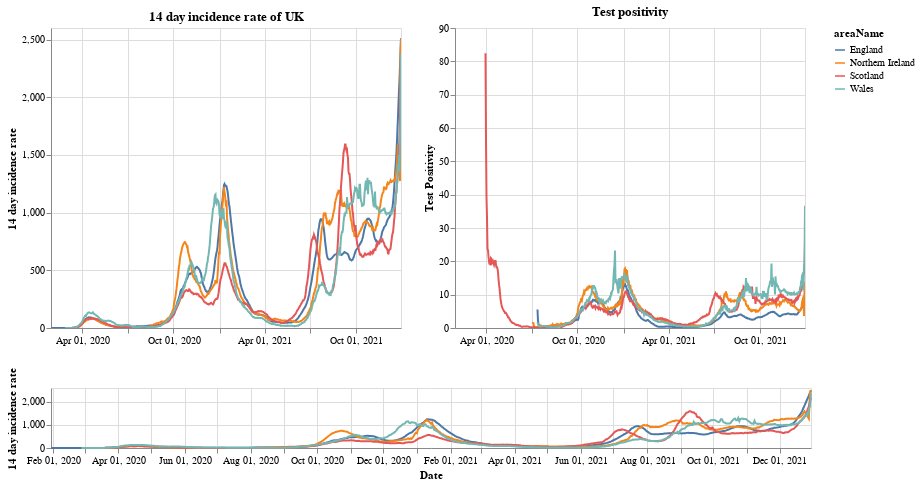

Notebook code cell kept with this figure:
### Markdown cell above
# Plots

First a plot with each country in the UK. The top right shows the positivity rate for (which is the percentage of registered tests which were positive) while the top left is the 14 day incidence rate. The bottom chart can be used to select the timeframe (does not work on a mobile device).

### Code cell
#collapse
brush = alt.selection(type='interval', name='DateBrush',encodings=['x'],fields=['Time'])
leg_selection = alt.selection_multi(fields=['areaName'], bind='legend')

base = alt.Chart(uk_cases).mark_line().encode(
    x=alt.X("yearmonthdate(date):T", axis=alt.Axis(title='Date')),
    y=alt.Y("twoWeeklyCasesRate:Q", axis=alt.Axis(title='14 day incidence rate')),
    tooltip=['areaName', 'date','twoWeeklyCasesRate', 'testPositivity'],
    color='areaName',
    opacity=alt.condition(leg_selection, alt.value(2), alt.value(0.1))
).add_selection(leg_selection).properties(width=350)

upper = base.encode(alt.X('yearmonthdate(date):T', axis=alt.Axis(title=''),
                         scale=alt.Scale(domain=brush))
                   ).properties(title=f'14 day incidence rate of UK')
upper_right = upper.encode(alt.Y('testPositivity:Q', axis=alt.Axis(title='Test Positivity'))).properties(title='Test positivity')
lower = base.properties(height=60, width = 760).add_selection(brush)

(upper | upper_right) & lower

### Figure 1 — Vega-Lite specification as saved in the notebook (floating-point values rounded to 4 significant figures; data arrays with more than 128 entries replaced by an {"elided": "..."} marker saying what was removed)
{"config": {"view": {"continuousWidth": 400, "continuousHeight": 300}}, "vconcat": [{"hconcat": [{"mark": "line", "encoding": {"color": {"type": "nominal", "field": "areaName"}, "opacity": {"condition": {"value": 2, "selection": "selector001"}, "value": 0.1}, "tooltip": [{"type": "nominal", "field": "areaName"}, {"type": "temporal", "field": "date"}, {"type": "quantitative", "field": "twoWeeklyCasesRate"}, {"type": "quantitative", "field": "testPositivity"}], "x": {"type": "temporal", "axis": {"title": ""}, "field": "date", "scale": {"domain": {"selection": "DateBrush"}}, "timeUnit": "yearmonthdate"}, "y": {"type": "quantitative", "axis": {"title": "14 day incidence rate"}, "field": "twoWeeklyCasesRate"}}, "selection": {"selector001": {"type": "multi", "fields": ["areaName"], "bind": "legend"}}, "title": "14 day incidence rate of UK", "width": 350}, {"mark": "line", "encoding": {"color": {"type": "nominal", "field": "areaName"}, "opacity": {"condition": {"value": 2, "selection": "selector001"}, "value": 0.1}, "tooltip": [{"type": "nominal", "field": "areaName"}, {"type": "temporal", "field": "date"}, {"type": "quantitative", "field": "twoWeeklyCasesRate"}, {"type": "quantitative", "field": "testPositivity"}], "x": {"type": "temporal", "axis": {"title": ""}, "field": "date", "scale": {"domain": {"selection": "DateBrush"}}, "timeUnit": "yearmonthdate"}, "y": {"type": "quantitative", "axis": {"title": "Test Positivity"}, "field": "testPositivity"}}, "selection": {"selector001": {"type": "multi", "fields": ["areaName"], "bind": "legend"}}, "title": "Test positivity", "width": 350}]}, {"mark": "line", "encoding": {"color": {"type": "nominal", "field": "areaName"}, "opacity": {"condition": {"value": 2, "selection": "selector001"}, "value": 0.1}, "tooltip": [{"type": "nominal", "field": "areaName"}, {"type": "temporal", "field": "date"}, {"type": "quantitative", "field": "twoWeeklyCasesRate"}, {"type": "quantitative", "field": "testPositivity"}], "x": {"type": "temporal", "axis": {"title": "Date"}, "field": "date", "timeUnit": "yearmonthdate"}, "y": {"type": "quantitative", "axis": {"title": "14 day incidence rate"}, "field": "twoWeeklyCasesRate"}}, "height": 60, "selection": {"selector001": {"type": "multi", "fields": ["areaName"], "bind": "legend"}, "DateBrush": {"type": "interval", "encodings": ["x"], "fields": ["Time"]}}, "width": 760}], "data": {"name": "data-c27be9a4a6157916864ef32d5a67ce43"}, "$schema": "https://vega.github.io/schema/vega-lite/v4.8.1.json", "datasets": {"data-c27be9a4a6157916864ef32d5a67ce43": {"elided": "2712 records"}}}
